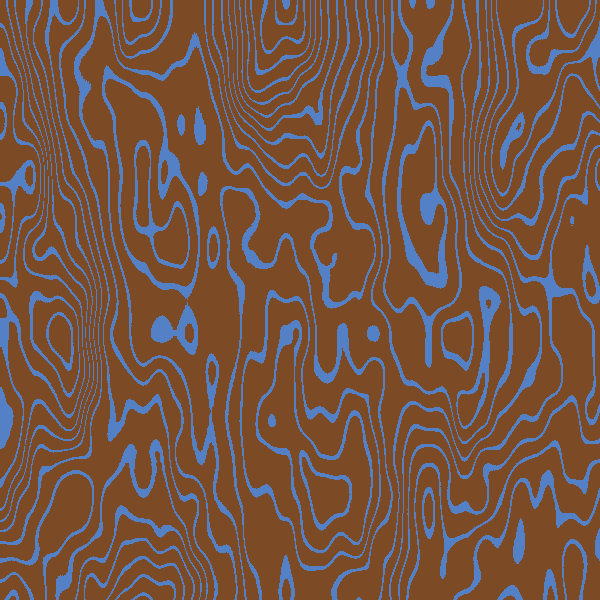
Frame 1 (no input)
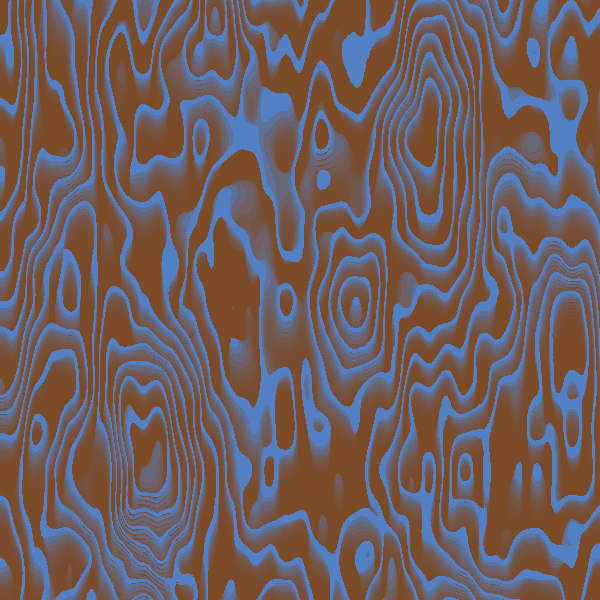
Frame 60 (the mouse pressed at the canvas centre just before this capture)
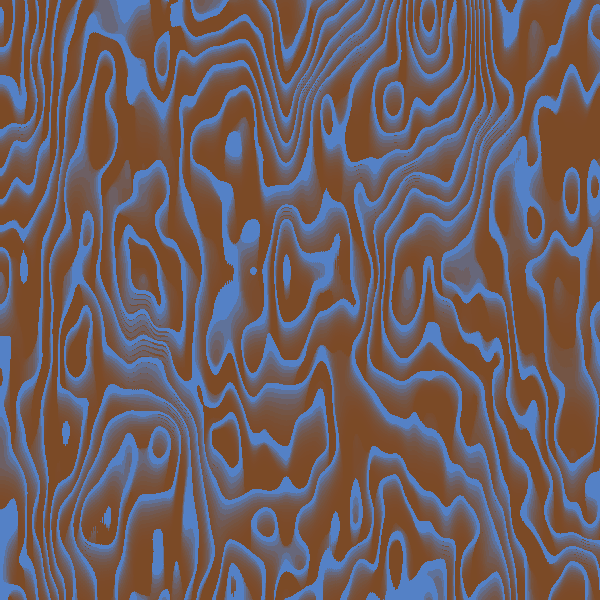
Frame 120 (the mouse held since frame 60 and released just before this capture)

The Processing sketch that drew these frames (run headless with seeded random() and noise(); from frame 60 on, the mouse is pressed at the canvas centre):

// Processing sketch: processing_12900
// ── processing_12900.pde

  float a;
void setup() {
  size(600,600);
  background(#7C4A24);
}
void draw() {
  fill(#7C4A24,70);
  noStroke();
  rect(0,0,width,height);
   
  for( int x=0; x<width; x++ ) {
    for( int y=0; y<height; y++ ) {
      int n = int(noise(x*0.007,y*0.003+a*2,a)*255);
      if( n%10 < 2 ) {
        set(x,y,color(#5481C6));
      }
    }
  }
  a+=0.005;
  art();
}
void art() {
  stroke(0);
  strokeWeight(2);
  for( int x=1; x<width; x+=4 ) {
  }
}
